Frame 1 (no input): blank canvas, image omitted
Frame 60 (no input): blank canvas, image omitted
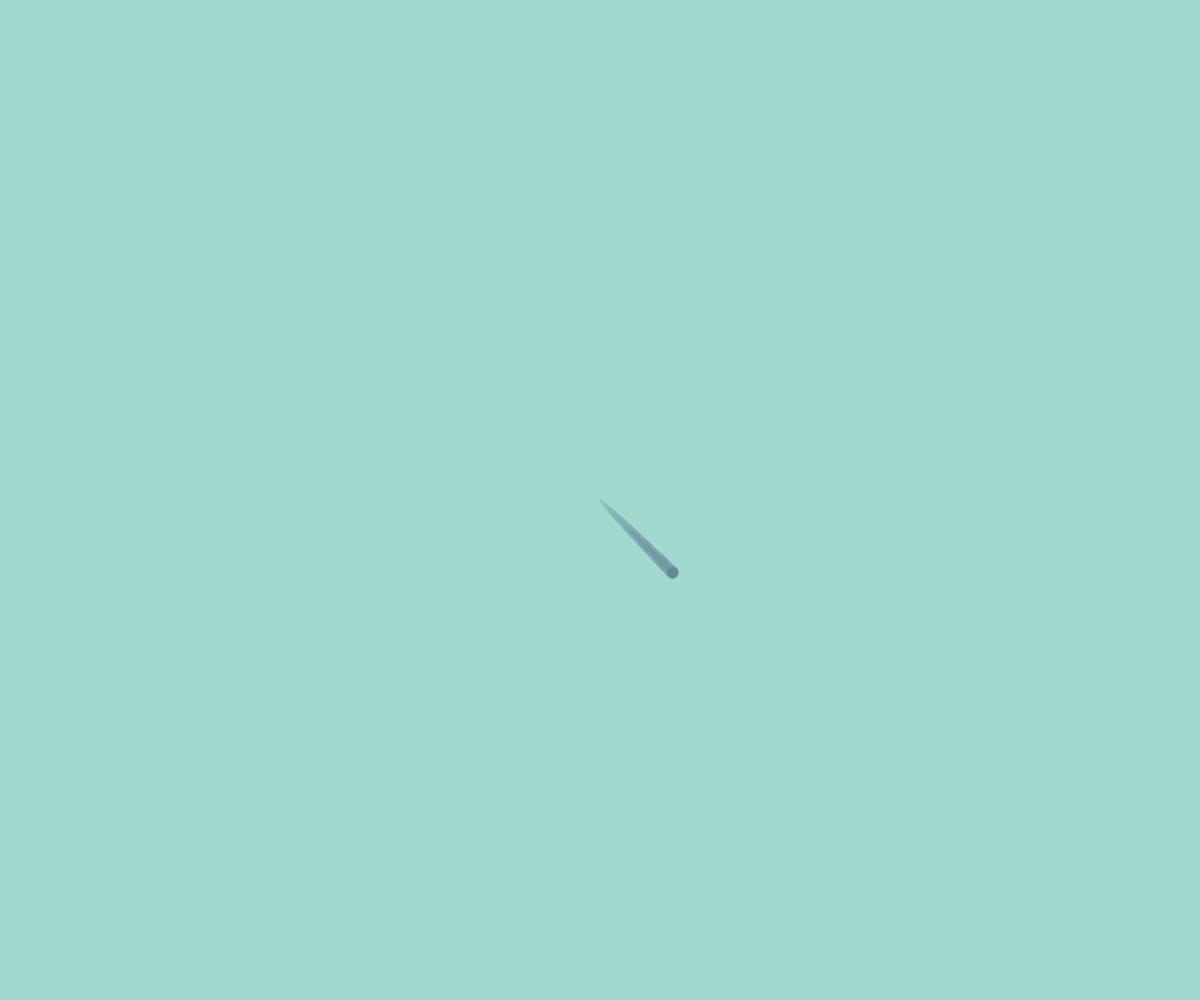
Frame 120 (the mouse pressed at the canvas centre since frame 60)

The p5.js sketch whose frames 1 and 60 were blank and that drew this single picture after the mouse press (run headless with seeded random() and noise() and a simulated clock; from frame 60 on, the mouse is pressed at the canvas centre):

// p5.js sketch
// ── sketch.js
let x, y;
let w_1, w_2, h_1, h_2;
let x_bounce = 1;
let y_bounce = 1;
let varLarp = 0;
let larp_direction = 1;




function setup() {
  createCanvas(windowWidth, windowHeight);
  background(162, 217, 206);

  x = width / 2;
  y = height / 2;
  w_1 = 3* width / 7;
  w_2 =  4 * width / 7;
  h_1 = 2*height / 5;
  h_2 = 3 * height / 5;
}


function draw() {

  if (frameCount%500==0){
  w_1-=width / 14;
  w_2+=width / 14;
  h_1-=height / 10;
  h_2+=height / 10;}
  let a = frameCount / 100;

  x = x + a * x_bounce;
  y = y + a * y_bounce;

  if (x < w_1 || x > w_2) {
    x_bounce *= -1;
  }
  if (y <h_1 || y > h_2) {

    y_bounce *= -1;
  }


  varLarp = varLarp + larp_direction * 0.003;
  if (varLarp > 1 || varLarp<0) {
    larp_direction *= -1;
  }

  push();
  stroke(lerpColor(color(162, 217, 206), color(62, 90, 118), varLarp))
  fill(lerpColor(color(62, 90, 118), color(162, 217, 206), varLarp));
  ellipseMode(CENTER);
  ellipse(x, y, a * 10);
  pop();
}
